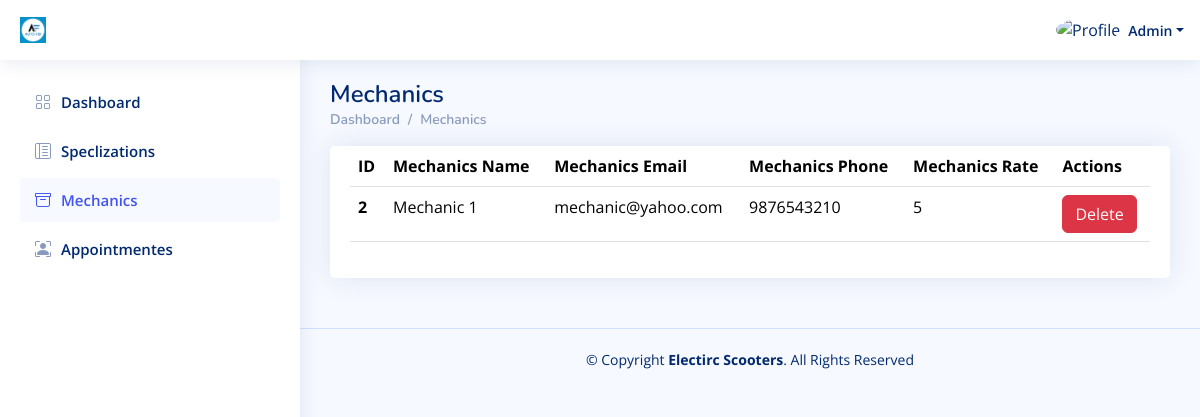
The app's page /Admin_Dashboard/Mechanics.php (signed in) with its own data.
### tables this page shows
CREATE TABLE `users` (
  `id` int(11) NOT NULL,
  `specalization_id` int(11) DEFAULT NULL,
  `location_id` int(11) DEFAULT NULL,
  `type` varchar(191) NOT NULL,
  `name` varchar(191) NOT NULL,
  `email` varchar(191) NOT NULL,
  `phone` varchar(191) NOT NULL,
  `password` varchar(191) NOT NULL,
  `total_rate` double NOT NULL DEFAULT 0,
  `active` tinyint(1) NOT NULL DEFAULT 1,
  `created_at` datetime NOT NULL DEFAULT current_timestamp()
);

### Admin_Dashboard/Mechanics.php (the view, shortened to what this page needs)
<?php
include "../Connect.php";
$A_ID = $_SESSION['A_Log'];
if (!$A_ID) {
    echo '<script language="JavaScript">
     document.location="./Adminlogin.php";
    </script>';
} else {
    $sql1 = mysqli_query($con, "select * from users where id='$A_ID'");
    $row1 = mysqli_fetch_array($sql1);
    $name = $row1['name'];
}
?>
<!DOCTYPE html>
<html lang="en">
  <head>
    <link
      href="../assets/vendor/bootstrap/css/bootstrap.min.css"
      rel="stylesheet"
    />
    <link
      href="../assets/vendor/bootstrap-icons/bootstrap-icons.css"
      rel="stylesheet"
    />
    <link href="../assets/vendor/boxicons/css/boxicons.min.css" rel="stylesheet" />
    <link href="../assets/vendor/quill/quill.snow.css" rel="stylesheet" />
    <link href="../assets/vendor/quill/quill.bubble.css" rel="stylesheet" />
    <link href="../assets/vendor/remixicon/remixicon.css" rel="stylesheet" />
    <link href="../assets/vendor/simple-datatables/style.css" rel="stylesheet" />
    <link href="../assets/css/style.css" rel="stylesheet" />
  </head>
  <body>
    <header id="header" class="header fixed-top d-flex align-items-center">
      <div class="d-flex align-items-center justify-content-between">
        <a href="index.html" class="logo d-flex align-items-center">
          <img src="../assets/img/logo.jpeg" alt="" />
        </a>
      </div>
      <nav class="header-nav ms-auto">
        <ul class="d-flex align-items-center">
          <li class="nav-item dropdown pe-3">
            <a
              class="nav-link nav-profile d-flex align-items-center pe-0"
              href="#"
              data-bs-toggle="dropdown"
            >
              <img
                src="https://www.computerhope.com/jargon/g/guest-user.png"
                alt="Profile"
                class="rounded-circle"
              />
              <span class="d-none d-md-block dropdown-toggle ps-2"><?php echo $name ?></span> </a
            >
          </li>
        </ul>
      </nav>
    </header>
    <?php require './Aside-Nav/Aside.php'?>
    <main id="main" class="main">
      <div class="pagetitle">
        <h1>Mechanics</h1>
        <nav>
          <ol class="breadcrumb">
            <li class="breadcrumb-item"><a href="index.html">Dashboard</a></li>
            <li class="breadcrumb-item">Mechanics</li>
          </ol>
        </nav>
      </div>
      <section class="section">
        <div class="row">
          <div class="col-lg-12">
            <div class="card">
              <div class="card-body">
                <table class="table datatable">
                  <thead>
                    <tr>
                      <th scope="col">ID</th>
                      <th scope="col">Mechanics Name</th>
                      <th scope="col">Mechanics Email</th>
                      <th scope="col">Mechanics Phone</th>
                      <th scope="col">Mechanics Rate</th>
                      <th scope="col">Actions</th>
                    </tr>
                  </thead>
                  <tbody>
<?php
$sql1 = mysqli_query($con, "SELECT * from users WHERE type = 'MICHANIC' ORDER BY id DESC");
while ($row1 = mysqli_fetch_array($sql1)) {
    $mechanic_id = $row1['id'];
    $mechanic_name = $row1['name'];
    $mechanic_phone = $row1['phone'];
    $mechanic_email = $row1['email'];
    $mechanic_total_rate = $row1['total_rate'];
    $active = $row1['active'];
    ?>
                    <tr>
                      <th scope="row"><?php echo $mechanic_id ?></th>
                      <td><?php echo $mechanic_name ?></td>
                      <td><?php echo $mechanic_email ?></td>
                      <td><?php echo $mechanic_phone ?></td>
                      <td><?php echo $mechanic_total_rate ?></td>
                      <td>
                          <?php if ($active == 1) {?>
                            <a href="./DeleteOrRestoreMechanic.php?mechanic_id=<?php echo $mechanic_id ?>&&isActive=<?php echo 0 ?>" class="btn btn-danger">Delete</a>
                            <?php } else {?>
                              <a href="./DeleteOrRestoreMechanic.php?mechanic_id=<?php echo $mechanic_id ?>&&isActive=<?php echo 1 ?>" class="btn btn-primary">Restore</a>
                          <?php }?>
                      </td>
                    </tr>
<?php }?>
                  </tbody>
                </table>
              </div>
            </div>
          </div>
        </div>
      </section>
    </main>
    <footer id="footer" class="footer">
      <div class="copyright">
        &copy; Copyright <strong><span>Electirc Scooters</span></strong
        >. All Rights Reserved
      </div>
    </footer>
  </body>
</html>

### assets/css/style.css (style rules this page uses)
:root { scroll-behavior: smooth; }
body { font-family: "Open Sans", sans-serif; background: #f6f9ff; color: #444444; }
a { color: #4154f1; text-decoration: none; }
h1, h2, h3, h4, h5, h6 { font-family: "Nunito", sans-serif; }
#main { margin-top: 60px; padding: 20px 30px; transition: all 0.3s; }
.pagetitle { margin-bottom: 10px; }
.pagetitle h1 { font-size: 24px; margin-bottom: 0; font-weight: 600; color: #012970; }
.card { margin-bottom: 30px; border: none; border-radius: 5px; box-shadow: 0px 0 30px rgba(1, 41, 112, 0.1); }
.card-body { padding: 0 20px 20px 20px; }
.breadcrumb { font-size: 14px; font-family: "Nunito", sans-serif; color: #899bbd; font-weight: 600; }
.breadcrumb a { color: #899bbd; transition: 0.3s; }
.breadcrumb .breadcrumb-item::before { color: #899bbd; }
.logo { line-height: 1; }
@media (min-width: 1200px) { .logo { width: 280px; } }
.logo img { max-height: 26px; margin-right: 6px; }
.header { transition: all 0.5s; z-index: 997; height: 60px; box-shadow: 0px 2px 20px rgba(1, 41, 112, 0.1); background-color: #fff; padding-left: 20px; }
.header-nav ul { list-style: none; }
.header-nav>ul { margin: 0; padding: 0; }
.header-nav .nav-profile { color: #012970; }
.header-nav .nav-profile img { max-height: 36px; }
.header-nav .nav-profile span { font-size: 14px; font-weight: 600; }
@media (min-width: 1200px) { #main, #footer { margin-left: 300px; } }
.footer { padding: 20px 0; font-size: 14px; transition: all 0.3s; border-top: 1px solid #cddfff; }
.footer .copyright { text-align: center; color: #012970; }

### records on screen
users: name "Admin"
users: id "2", name "Mechanic 1", email "mechanic@yahoo.com", phone "9876543210", total_rate "5"
